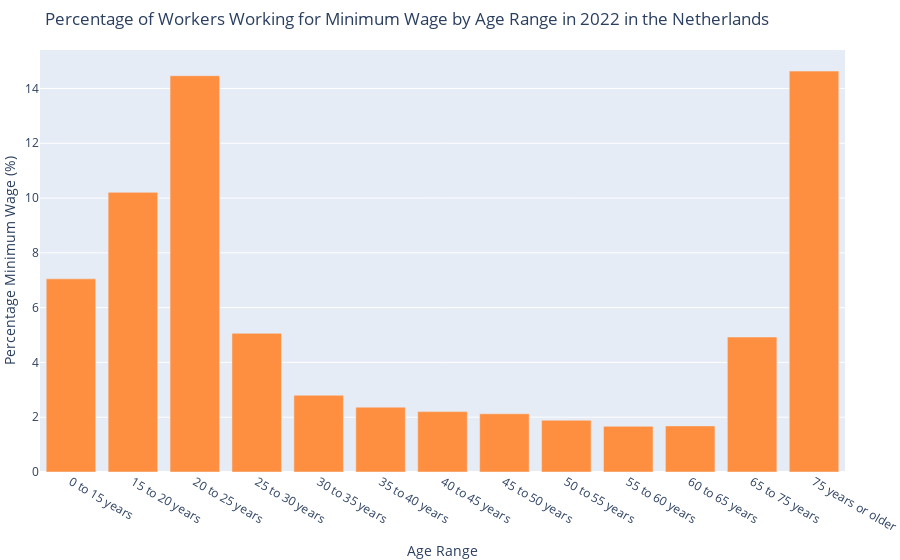

Here is the notebook cell this chart was saved with:
### Code cell
import pandas as pd
import plotly.express as px

# Read the data
data = pd.read_csv('minimumloon_werknemers.csv')

# Convert the data to a DataFrame
df = pd.DataFrame(data)

# Create the bar chart using Plotly
fig = px.bar(
    df,
    x="ages",
    y="percentage_minimum_wage",
    title="Percentage of Workers Working for Minimum Wage by Age Range in 2022 in the Netherlands",
    labels={"percentage_minimum_wage": "Percentage Minimum Wage (%)", "Age Range": "Age Range"}
)

# Update the bar chart to remove the legend and set all bars to the same color
fig.update_traces(marker_color='#ff8f40', showlegend=False)

# Update layout for better presentation
fig.update_layout(
    xaxis_title='Age Range',
    yaxis_title='Percentage Minimum Wage (%)',
    title="Percentage of Workers Working for Minimum Wage by Age Range in 2022 in the Netherlands",
    margin=dict(l=0, r=0, t=50, b=0)
)

# Show the plot
fig.show()

### Figure 1 — Plotly figure (JSON) as saved in the notebook; plotly's stock layout.template omitted (floating-point values rounded to 4 significant figures)
{"data": [{"alignmentgroup": "True", "hovertemplate": "ages=%{x}<br>Percentage Minimum Wage (%)=%{y}<extra></extra>", "legendgroup": "", "marker": {"color": "#ff8f40", "pattern": {"shape": ""}}, "name": "", "offsetgroup": "", "orientation": "v", "showlegend": false, "textposition": "auto", "type": "bar", "x": ["0 to 15 years", "15 to 20 years", "20 to 25 years", "25 to 30 years", "30 to 35 years", "35 to 40 years", "40 to 45 years", "45 to 50 years", "50 to 55 years", "55 to 60 years", "60 to 65 years", "65 to 75 years", "75 years or older"], "xaxis": "x", "y": [7.051, 10.21, 14.47, 5.063, 2.801, 2.367, 2.204, 2.127, 1.89, 1.668, 1.683, 4.927, 14.63], "yaxis": "y"}], "layout": {"autosize": true, "barmode": "relative", "legend": {"tracegroupgap": 0}, "margin": {"b": 0, "l": 0, "r": 0, "t": 50}, "title": {"text": "Percentage of Workers Working for Minimum Wage by Age Range in 2022 in the Netherlands"}, "xaxis": {"anchor": "y", "autorange": true, "domain": [0, 1], "range": [-0.5, 12.5], "title": {"text": "Age Range"}, "type": "category"}, "yaxis": {"anchor": "x", "autorange": true, "domain": [0, 1], "range": [0, 15.4], "title": {"text": "Percentage Minimum Wage (%)"}, "type": "linear"}}}
